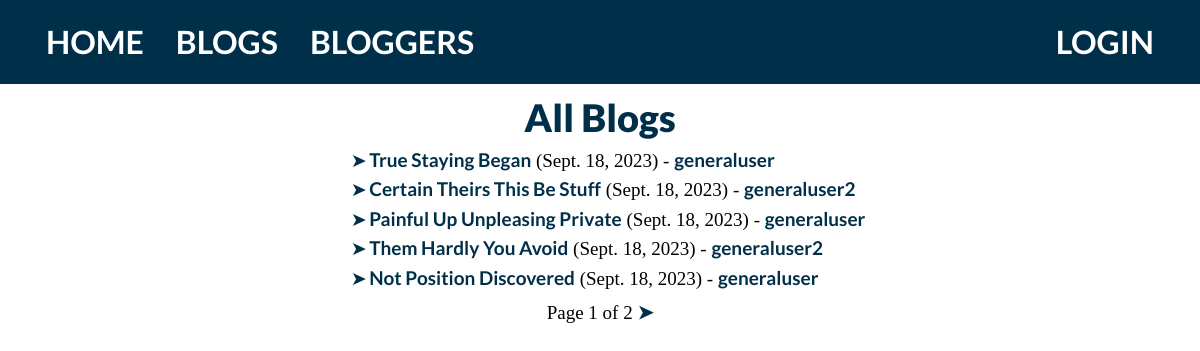
/blog/blogs/, run on the app's committed database.
### blog/models.py (models this page shows, shortened)
class Blog(models.Model):
	name = models.CharField(max_length=200)
	author = models.ForeignKey('BlogAuthor', on_delete=models.SET_NULL, null=True)
	description = models.TextField(max_length=2000, help_text="Enter the blog post's text here.")
	post_date = models.DateField(default=date.today)
	class Meta:
		ordering = ['-post_date']
	def get_absolute_url(self):
		return reverse('blog-detail', args=[str(self.id)])

class BlogAuthor(models.Model):
	user = models.OneToOneField(User, on_delete=models.SET_NULL, null=True)
	bio = models.TextField(max_length=400, help_text="Enter your bio details here.")
	class Meta:
		ordering = ['user', 'bio']
	def __str__(self):
		return self.user.username

### blog/views.py (the view)
# urls.py: path('blogs/', views.BlogListView.as_view(), name='blogs'),
class BlogListView(generic.ListView):
  model = Blog
  paginate_by = 5

### blog/templates/blog/blog_list.html
{% extends "base_generic.html" %}
{% block content %}
  <h1>All Blogs</h1>
  {% if blog_list %}
		<div class="list">
	    <ul>
	      {% for blog in blog_list %}
	      <li>
	        <a href="{{ blog.get_absolute_url }}">{{ blog.name }}</a>
	        ({{blog.post_date}}) - <a href="{% url 'blogs-by-author' blog.author.pk %}">{{ blog.author }}</a>
	      </li>
	      {% endfor %}
	    </ul>
		</div>
  {% else %}
    <p>No blog posts have been posted yet.</p>
  {% endif %}
{% endblock %}

### blog/templates/base_generic.html (shortened to what this page needs)
<!DOCTYPE html>
<html lang="en">
  <head>
    {% load static %}
    <link
      href="https://cdn.jsdelivr.net/npm/bootstrap@5.1.3/dist/css/bootstrap.min.css"
      rel="stylesheet"
 />
    {% load static %}
    <link rel="stylesheet" href="{% static 'css/styles.css' %}" />
  </head>
  <body>
    <div class="container-fluid">
      <div class="row">
        <div class="col-sm-2">
          {% block sidebar %}
            <ul class="sidebar-nav">
              <li><a href="{% url 'index' %}">Home</a></li>
              <li><a href="{% url 'blogs' %}">Blogs</a></li>
              <li><a href="{% url 'bloggers' %}">Bloggers</a></li>
	            {% if user.is_authenticated %}
	              <li class="nav-right"><a href="{% url 'logout' %}?next={{ request.path }}">Logout</a></li>
	              <li class="nav-right-user">User: {{ user.get_username }}</li>
	              {% else %}
	              <li class="nav-right"><a href="{% url 'login' %}?next={{ request.path }}">Login</a></li>
	            {% endif %}
            </ul>
          {% endblock %}
        </div>
        <div class="col-sm-10 ">{% block content %}{% endblock %}{% block pagination %}
			    {% if is_paginated %}
			        <div class="pagination">
			            <span class="page-links">
			                <span class="page-current">
			                    Page {{ page_obj.number }} of {{ page_obj.paginator.num_pages }}
			                </span>
			                {% if page_obj.has_next %}
			                    <a href="{{ request.path }}?page={{ page_obj.next_page_number }}">➤</a>
			                {% endif %}
			            </span>
			        </div>
			    {% endif %}
  			{% endblock %}
				</div>
      </div>
    </div>
  </body>
</html>

### blog/static/css/styles.css (style rules this page uses)
* { margin: 0; padding: 0; }
body { background-color: #FFFFFF; color: #000000; font-family: 'Bitter', serif; font-size: 19px; }
h1 { color: #003049; margin-top: 0px; margin-bottom: 5px; text-transform: none; font-size: 38px; text-align: center; font-family: 'Lato', sans-serif; font-weight: 900; }
ul { margin-top: 0px; margin-bottom: 10px; display: inline-block; text-align: left; }
.col-sm-10 { display: inline-block; width: 100%; padding-left: 100px; padding-right: 100px; padding-top: 25px; }
.col-sm-2 { list-style-type: none; margin: 0; padding: 0; width: 100%; height: 70px; }
.sidebar-nav { margin-top: 0px; margin-bottom: 0px; width: 100%; height: 84px; background-color: #003049; color: #FFFFFF; padding-left: 30px; padding-right: 30px; font-family: 'Lato', sans-serif; font-weight: 900; font-size: 32px; }
ul.sidebar-nav li { list-style-type: none; float: left; text-align: center; font-weight: bold; font-size: 32px; padding-left: 0px; }
ul.sidebar-nav li.nav-right, ul.sidebar-nav li.nav-right-user { float: right; text-transform: uppercase; padding-left: 0px; }
ul.sidebar-nav a { display: block; text-transform: uppercase; color: #FFFFFF; text-decoration: none; padding: 18px 16px; font-size: 32px; }
div.list { text-align: center; }
li { list-style-type: "➤"; padding-inline-start: 0.26ch; }
li::marker { color: #003049; }
.page-links { margin-left: auto; margin-right: auto; text-align: center; margin-top: -5px; }
a { font-family: 'Lato', sans-serif; color: #003049; text-decoration: none; font-size: 19px; font-weight: bold; }

### data on the page
Blog: name "True Staying Began", post_date "Sept. 18, 2023", author "generaluser"
Blog: name "Certain Theirs This Be Stuff", post_date "Sept. 18, 2023", author "generaluser2"
Blog: name "Painful Up Unpleasing Private", post_date "Sept. 18, 2023", author "generaluser"
Blog: name "Them Hardly You Avoid", post_date "Sept. 18, 2023", author "generaluser2"
Blog: name "Not Position Discovered", post_date "Sept. 18, 2023", author "generaluser"

### other printed values
{{ page_obj.number }} "1"
{{ page_obj.paginator.num_pages }} "2"
